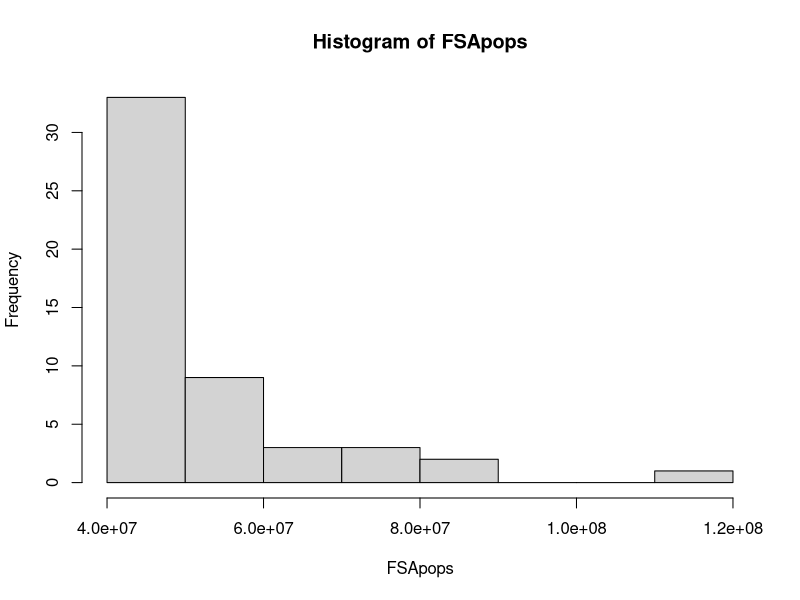

Generate this figure with R:
setwd("/home/manwthglasses/Documents/IntroToDataScience/")

## Task 1
norm <- rnorm(1000, mean = 80)

ndist <- function(vector, min, max){
  b <- length(vector[(vector>= min) & (max <= vector) ])
  return(b)
}

replicate(5, ndist(rnorm(1000, mean = 80), 79, 81))

##Task 2
library(VGAM)
FSApops <- rpareto(51, scale = 40000000, 3)
hist(FSApops)
mean(FSApops)
sd(FSApops)
min(FSApops)
max(FSApops)
